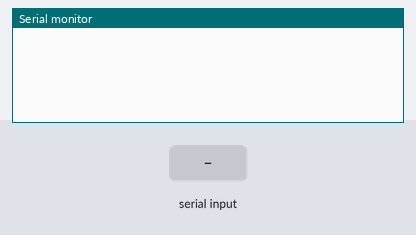
Recording of a sketch running on a simulated Arduino Uno, built with avr-gcc and run on an emulated ATmega328P. On the bench: the last lines printed to the serial monitor. The inputs (shaded band) are chosen by the test bench.

Above: at 3.2 s.
3.3 s: "1" received over Serial
At 4.5 s:
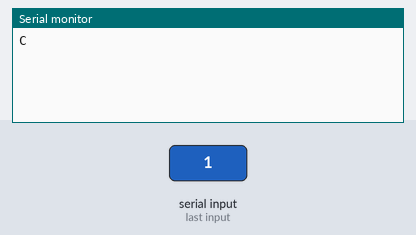
4.8 s: "2" received over Serial
At 5.6 s:
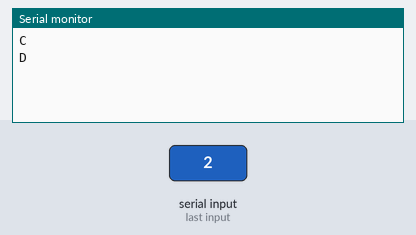
6.3 s: "3" received over Serial
At 6.7 s:
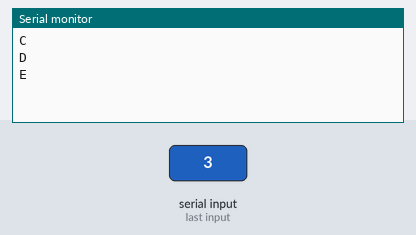
7.8 s: "4" received over Serial
At 9.1 s:
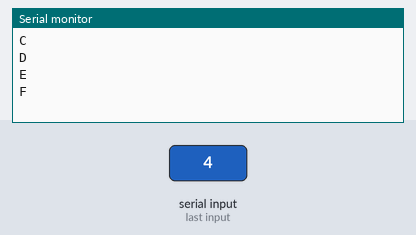

The sketch:

interrupciones.ino
```cpp
int bandera;
int z;

void setup(){
Serial.begin(9600);
delay(2000);
}

void serialEvent(){
  if (Serial.available()>0){
  z=(int)Serial.read();
   if(z!=13){
   bandera=1;
   //Serial.println("frd");
   }
  }
 }


void interrupcion(){

    if (z=='1'){
        Serial.println("C");

      }

      if(z=='2'){
      Serial.println("D");

      }
      if(z=='3'){
      Serial.println("E");

      }

    if(z=='4'){
      Serial.println("F");

      }


      bandera=0;
}

void loop(){

  if(bandera==1){
    //Serial.println(z);
   interrupcion();
    }


}

 void borrarBuffer(){
 while(Serial.available()){
 Serial.read();
 }
 }
```

Measured:
- after the input at 3.3 s, the serial monitor: prints a new line at once (image 1)
- after the input at 4.8 s, the serial monitor: prints a new line at once (image 2)
- after the input at 6.3 s, the serial monitor: prints a new line at once (image 3)
- after the input at 7.8 s, the serial monitor: prints a new line at once (image 4)
